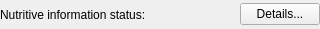
<?xml version="1.0" encoding="UTF-8"?>
<ui version="4.0">
 <class>NutrientInfoStatusWidget</class>
 <widget class="QWidget" name="NutrientInfoStatusWidget">
  <property name="geometry">
   <rect>
    <x>0</x>
    <y>0</y>
    <width>320</width>
    <height>29</height>
   </rect>
  </property>
  <property name="sizePolicy">
   <sizepolicy hsizetype="Preferred" vsizetype="Minimum">
    <horstretch>0</horstretch>
    <verstretch>0</verstretch>
   </sizepolicy>
  </property>
  <layout class="QHBoxLayout" name="horizontalLayout">
   <property name="margin">
    <number>0</number>
   </property>
   <item>
    <widget class="QLabel" name="label">
     <property name="sizePolicy">
      <sizepolicy hsizetype="Minimum" vsizetype="Preferred">
       <horstretch>0</horstretch>
       <verstretch>0</verstretch>
      </sizepolicy>
     </property>
     <property name="text">
      <string>Nutritive information status:</string>
     </property>
    </widget>
   </item>
   <item>
    <widget class="KLed" name="m_statusLed">
     <property name="sizePolicy">
      <sizepolicy hsizetype="Fixed" vsizetype="Fixed">
       <horstretch>0</horstretch>
       <verstretch>0</verstretch>
      </sizepolicy>
     </property>
     <property name="shape">
      <enum>KLed::Circular</enum>
     </property>
     <property name="look">
      <enum>KLed::Sunken</enum>
     </property>
    </widget>
   </item>
   <item>
    <widget class="QLabel" name="m_statusLabel">
     <property name="sizePolicy">
      <sizepolicy hsizetype="Minimum" vsizetype="Preferred">
       <horstretch>0</horstretch>
       <verstretch>0</verstretch>
      </sizepolicy>
     </property>
     <property name="text">
      <string notr="true">&lt;status&gt;</string>
     </property>
    </widget>
   </item>
   <item>
    <widget class="KPushButton" name="m_detailsButton">
     <property name="text">
      <string>Details...</string>
     </property>
    </widget>
   </item>
  </layout>
 </widget>
 <customwidgets>
  <customwidget>
   <class>KPushButton</class>
   <extends>QPushButton</extends>
   <header>kpushbutton.h</header>
  </customwidget>
  <customwidget>
   <class>KLed</class>
   <extends>QWidget</extends>
   <header>kled.h</header>
  </customwidget>
 </customwidgets>
 <resources/>
 <connections/>
</ui>
